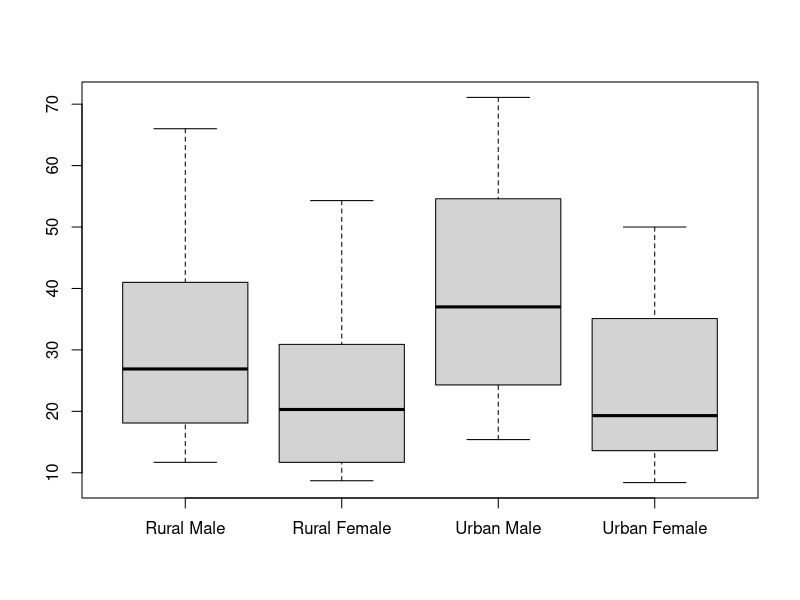
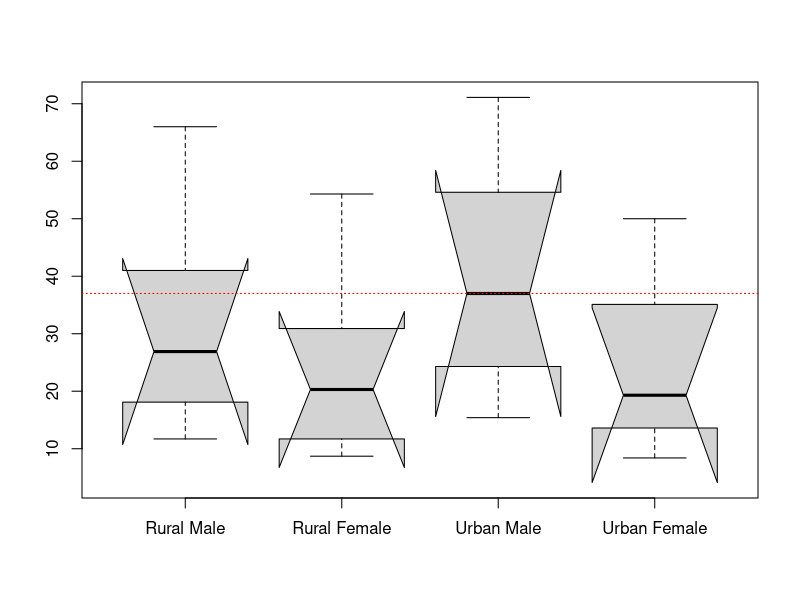

Reproduce these figures in R, in order.
data("VADeaths")
#box plot
boxplot(VADeaths, range = 0)

#boxplot median -> waist
boxplot(VADeaths, range = 0, notch = T)
abline(h = 37, lty = 3, col = 'red')

summary(VADeaths)